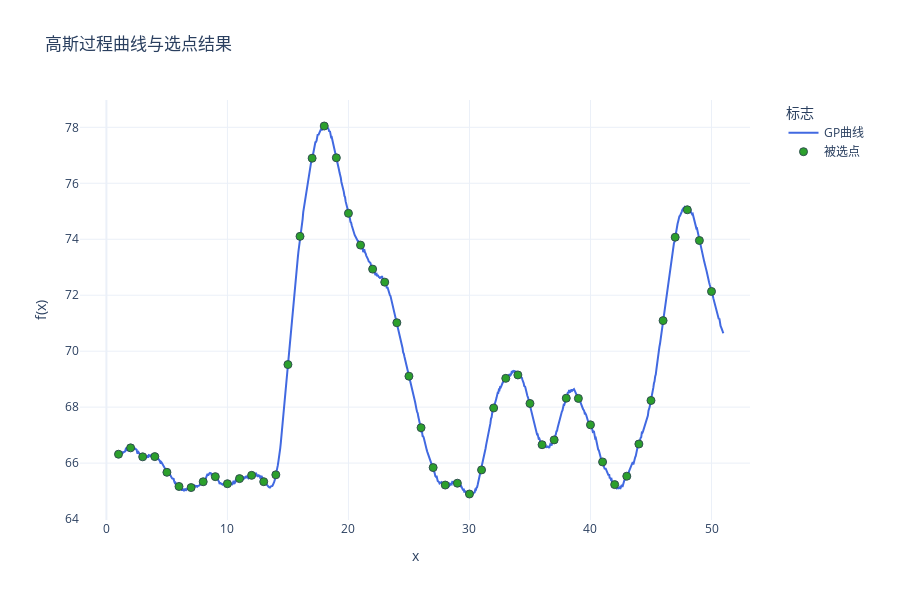

Here is the notebook cell this chart was saved with:
### Code cell
import numpy as np
import plotly.graph_objects as go
from sklearn.gaussian_process import GaussianProcessRegressor
from sklearn.gaussian_process.kernels import RBF, ConstantKernel,WhiteKernel,Matern
from scipy.linalg import cholesky
import matplotlib.pyplot as plt

np.random.seed(seed=seed)
# 定义核函数
kernel = ConstantKernel(25.0) * Matern(length_scale=4, nu=2.5) + WhiteKernel(1e-3)
gp = GaussianProcessRegressor(kernel=kernel)

x_dense = np.linspace(1, 51, 1000).reshape(-1, 1)

y_dense = gp.sample_y(x_dense, n_samples=1, random_state=seed).flatten() + 70

# 提取整数点对应的y值
integer_points = np.random.choice(np.arange(1, 51), size=50, replace=False)
indices = [np.abs(x_dense.flatten() - x).argmin() for x in integer_points]
y_integers = y_dense[indices]

# 计算整数点的协方差矩阵
cov_matrix = kernel(integer_points.reshape(-1,1))

# 计算相关性矩阵
std_dev = np.sqrt(np.diag(cov_matrix))  
corr_matrix = cov_matrix / np.outer(std_dev, std_dev)  

fig = go.Figure()

fig.add_trace(go.Scatter(
    x=x_dense.flatten(), 
    y=y_dense,
    mode='lines',
    name='GP曲线',
    line=dict(color='royalblue', width=2)
))

#colors = ['#1f77b4', '#ff7f0e', '#2ca02c', '#d62728', '#9467bd']  # 5种不同颜色
colors = ['#2ca02c',]

fig.add_trace(go.Scatter(
    x=integer_points,
    y=y_integers,
    mode='markers',
    name='被选点',
    marker=dict(
        color=colors[0],
        size=8,
        line=dict(width=1, color='DarkSlateGrey')
)))

fig.update_layout(
    title='高斯过程曲线与选点结果',
    xaxis_title='x',
    yaxis_title='f(x)',
    template='plotly_white',
    height=600,
    width=900,
    legend=dict(
        title='标志',
        x=1.05,
        y=1,
        xanchor='left',
        yanchor='top',
        bgcolor='rgba(255,255,255,0.8)'
    ),
    margin=dict(r=150) 
)

fig.show()

### Figure 1 — Plotly figure (JSON) as saved in the notebook; plotly's stock layout.template omitted (floating-point values rounded to 4 significant figures; data arrays with more than 128 entries replaced by an {"elided": "..."} marker saying what was removed)
{"data": [{"line": {"color": "royalblue", "width": 2}, "mode": "lines", "name": "GP曲线", "type": "scatter", "x": {"elided": "1000 float values"}, "y": {"elided": "1000 float values"}}, {"marker": {"color": "#2ca02c", "line": {"color": "DarkSlateGrey", "width": 1}, "size": 8}, "mode": "markers", "name": "被选点", "type": "scatter", "x": [14, 40, 31, 46, 18, 49, 27, 26, 33, 20, 13, 5, 38, 9, 4, 7, 42, 47, 48, 16, 10, 17, 25, 35, 32, 1, 45, 28, 34, 6, 30, 12, 37, 2, 22, 3, 44, 36, 24, 41, 11, 23, 19, 50, 21, 8, 43, 15, 29, 39], "y": [65.58, 67.37, 65.76, 71.09, 78.05, 73.96, 65.84, 67.27, 69.03, 74.93, 65.34, 65.67, 68.32, 65.52, 66.23, 65.13, 65.23, 74.07, 75.05, 74.1, 65.26, 76.9, 69.11, 68.13, 67.97, 66.32, 68.24, 65.22, 69.15, 65.17, 64.9, 65.56, 66.83, 66.55, 72.93, 66.22, 66.68, 66.66, 71.02, 66.04, 65.45, 72.47, 76.91, 72.13, 73.79, 65.33, 65.53, 69.52, 65.28, 68.31]}], "layout": {"height": 600, "legend": {"bgcolor": "rgba(255,255,255,0.8)", "title": {"text": "标志"}, "x": 1.05, "xanchor": "left", "y": 1, "yanchor": "top"}, "margin": {"r": 150}, "title": {"text": "高斯过程曲线与选点结果"}, "width": 900, "xaxis": {"title": {"text": "x"}}, "yaxis": {"title": {"text": "f(x)"}}}}
